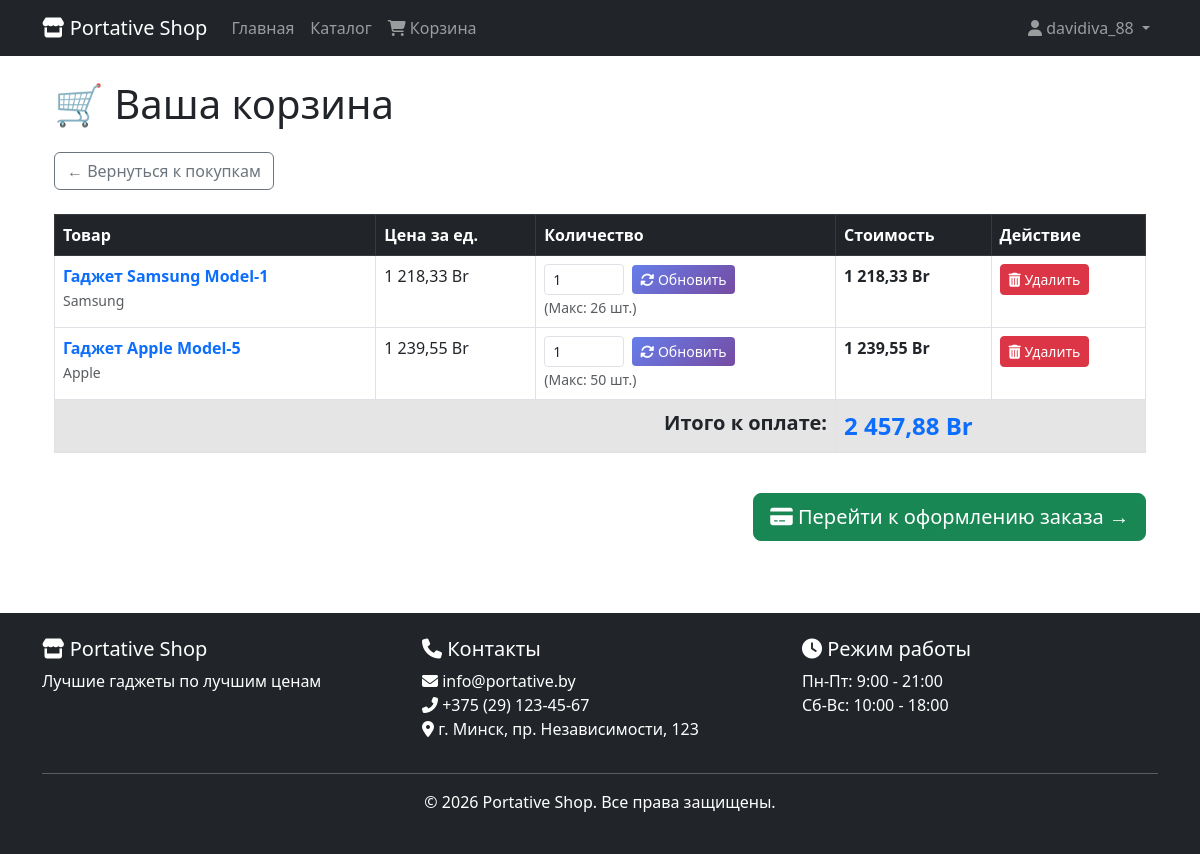
The app's page /cart/ (signed in), older data.
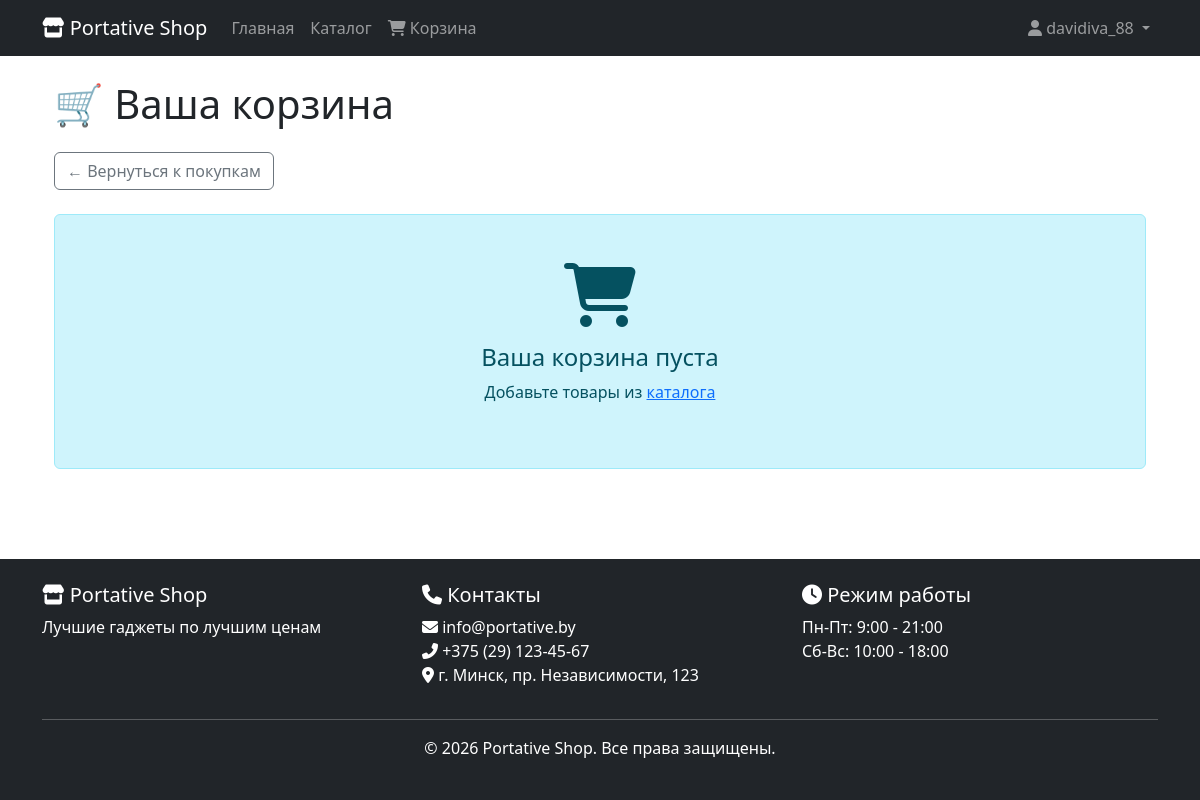
The same page, newer data.
### catalog/models.py (models this page shows, shortened)
class CartItem(models.Model):
    cart = models.ForeignKey(Cart, on_delete=models.CASCADE, related_name='items')
    product = models.ForeignKey(Product, on_delete=models.CASCADE)
    quantity = models.IntegerField(default=1)
    @property
    def item_price(self):
        return self.product.price * self.quantity

class Product(models.Model):
    name = models.CharField(max_length=200)
    description = models.TextField()
    price = models.DecimalField(max_digits=10, decimal_places=2)
    stock_quantity = models.IntegerField(default=0)
    category = models.ForeignKey(Category, on_delete=models.CASCADE, related_name='products')
    manufacturer = models.ForeignKey(Manufacturer, on_delete=models.SET_NULL, null=True, blank=True, related_name='products')
    image = models.ImageField(upload_to='products/', blank=True, null=True)
    is_new = models.BooleanField(default=False)
    created_at = models.DateTimeField(auto_now_add=True)
    updated_at = models.DateTimeField(auto_now=True)

class Manufacturer(models.Model):
    name = models.CharField(max_length=100)
    country = models.CharField(max_length=100, blank=True, null=True)
    description = models.TextField(blank=True, null=True)

class Cart(models.Model):
    user = models.ForeignKey(User, on_delete=models.CASCADE, related_name='carts')
    created_at = models.DateTimeField(auto_now_add=True)
    updated_at = models.DateTimeField(auto_now=True)
    @property
    def total_price(self):
        return sum(item.item_price for item in self.items.all())

### catalog/views.py (the view)
# urls.py: path('cart/', views.cart_view, name='cart_view'),
@login_required
def cart_view(request):
    cart, created = Cart.objects.get_or_create(user=request.user)
    return render(request, 'shop/cart.html', {'cart': cart})

### catalog/templates/shop/cart.html (shortened to what this page needs)
{% extends 'base.html' %}
{% load static %}
{% block content %}
<div class="container">
    <h1 class="mb-4">🛒 Ваша корзина</h1>
    <a href="{% url 'product_list' %}" class="btn btn-outline-secondary mb-4">
        ← Вернуться к покупкам
    </a>
    {% if cart.items.all %}
        <div class="table-responsive">
            <table class="table table-bordered table-hover">
                <thead class="table-dark">
                    <tr>
                        <th>Товар</th>
                        <th>Цена за ед.</th>
                        <th>Количество</th>
                        <th>Стоимость</th>
                        <th>Действие</th>
                    </tr>
                </thead>
                <tbody>
                    {% for item in cart.items.all %}
                    <tr>
                        <td>
                            <a href="{% url 'product_detail' item.product.id %}" class="text-decoration-none">
                                <strong>{{ item.product.name }}</strong>
                            </a>
                            {% if item.product.manufacturer %}
                                <br><small class="text-muted">{{ item.product.manufacturer.name }}</small>
                            {% endif %}
                        </td>
                        <td class="text-nowrap">{{ item.product.price|floatformat:2 }} Br</td>
                        <td style="min-width: 180px;">
                            <form method="post" action="{% url 'update_cart' item.id %}" class="d-flex align-items-center gap-2">
                                <input type="number" name="quantity" value="{{ item.quantity }}"
                                       min="1" max="{{ item.product.stock_quantity }}"
                                       class="form-control form-control-sm" style="width: 80px;">
                                <button type="submit" class="btn btn-sm btn-primary">
                                    <i class="fas fa-sync-alt"></i> Обновить
                                </button>
                            </form>
                            <small class="text-muted">(Макс: {{ item.product.stock_quantity }} шт.)</small>
                        </td>
                        <td class="text-nowrap fw-bold">{{ item.item_price|floatformat:2 }} Br</td>
                        <td>
                            <a href="{% url 'remove_from_cart' item.id %}"
                               class="btn btn-sm btn-danger"
                               onclick="return confirm('Удалить товар из корзины?')">
                                <i class="fas fa-trash-alt"></i> Удалить
                            </a>
                        </td>
                    </tr>
                    {% endfor %}
                    <tr class="table-active fw-bold">
                        <td colspan="3" class="text-end fs-5">Итого к оплате:</td>
                        <td colspan="2" class="fs-4 text-primary">{{ cart.total_price|floatformat:2 }} Br</td>
                    </tr>
                </tbody>
            </table>
        </div>
        <div class="text-end mt-4">
            <a href="{% url 'checkout' %}" class="btn btn-success btn-lg">
                <i class="fas fa-credit-card"></i> Перейти к оформлению заказа →
            </a>
        </div>
    {% else %}
        <div class="alert alert-info text-center py-5">
            <i class="fas fa-shopping-cart fa-4x mb-3 d-block"></i>
            <h4>Ваша корзина пуста</h4>
            <p>Добавьте товары из <a href="{% url 'product_list' %}">каталога</a></p>
        </div>
    {% endif %}
</div>
{% endblock %}

### catalog/templates/base.html (shortened to what this page needs)
<!DOCTYPE html>
<html lang="ru">
<head>
    <link href="https://cdn.jsdelivr.net/npm/bootstrap@5.3.0/dist/css/bootstrap.min.css" rel="stylesheet">
    <link rel="stylesheet" href="https://cdnjs.cloudflare.com/ajax/libs/font-awesome/6.4.0/css/all.min.css">
    {% load static %}
    <link rel="stylesheet" href="{% static 'css/style.css' %}">
</head>
<body data-user-authenticated="{{ user.is_authenticated|lower }}">
    <nav class="navbar navbar-expand-lg navbar-dark bg-dark">
        <div class="container">
            <a class="navbar-brand" href="{% url 'home' %}">
                <i class="fas fa-store"></i> Portative Shop
            </a>
            <div class="collapse navbar-collapse" id="navbarNav">
                <ul class="navbar-nav me-auto">
                    <li class="nav-item">
                        <a class="nav-link" href="{% url 'home' %}">Главная</a>
                    </li>
                    <li class="nav-item">
                        <a class="nav-link" href="{% url 'product_list' %}">Каталог</a>
                    </li>
                    <li class="nav-item">
                        <a class="nav-link" href="{% url 'cart_view' %}">
                            <i class="fas fa-shopping-cart"></i> Корзина
                        </a>
                    </li>
                </ul>
                <ul class="navbar-nav">
                    {% if user.is_authenticated %}
                        <li class="nav-item dropdown">
                            <a class="nav-link dropdown-toggle" href="#" id="userDropdown" role="button" data-bs-toggle="dropdown">
                                <i class="fas fa-user"></i> {{ user.username }}
                            </a>
                        </li>
                    {% endif %}
                </ul>
            </div>
        </div>
    </nav>
    <main class="py-4">
        <div class="container">
            {% block content %}
            {% endblock %}
        </div>
    </main>
    <footer class="bg-dark text-white mt-5 py-4">
        <div class="container">
            <div class="row">
                <div class="col-md-4">
                    <h5><i class="fas fa-store"></i> Portative Shop</h5>
                    <p>Лучшие гаджеты по лучшим ценам</p>
                </div>
                <div class="col-md-4">
                    <h5><i class="fas fa-phone"></i> Контакты</h5>
                    <p>
                        <i class="fas fa-envelope"></i> info@portative.by<br>
                        <i class="fas fa-phone-alt"></i> +375 (29) 123-45-67<br>
                        <i class="fas fa-map-marker-alt"></i> г. Минск, пр. Независимости, 123
                    </p>
                </div>
                <div class="col-md-4">
                    <h5><i class="fas fa-clock"></i> Режим работы</h5>
                    <p>Пн-Пт: 9:00 - 21:00<br>Сб-Вс: 10:00 - 18:00</p>
                </div>
            </div>
            <hr>
            <div class="text-center">
                <p>&copy; 2026 Portative Shop. Все права защищены.</p>
            </div>
        </div>
    </footer>
</body>
</html>

### static/css/style.css (style rules this page uses)
body { font-family: 'Segoe UI', Tahoma, Geneva, Verdana, sans-serif; min-height: 100vh; display: flex; flex-direction: column; }
main { flex: 1; }
.alert { animation: slideIn 0.3s ease; }

Row changes from the older to the newer data that the page shows:
removed CartItem: product.name "Гаджет Samsung Model-1", product.manufacturer.name "Samsung", product.price "1 218,33", quantity "1", product.stock_quantity "26", item_price "1 218,33"
removed CartItem: product.name "Гаджет Apple Model-5", product.manufacturer.name "Apple", product.price "1 239,55", quantity "1", product.stock_quantity "50", item_price "1 239,55"
removed Cart: total_price "2 457,88"
Text that changed along with them:
text no longer shown: "Товар Цена за ед. Количество Стоимость Действие Итого к оплате: Br Перейти к оформлению заказа →"
text now shown: "Ваша корзина пуста Добавьте товары из каталога"
